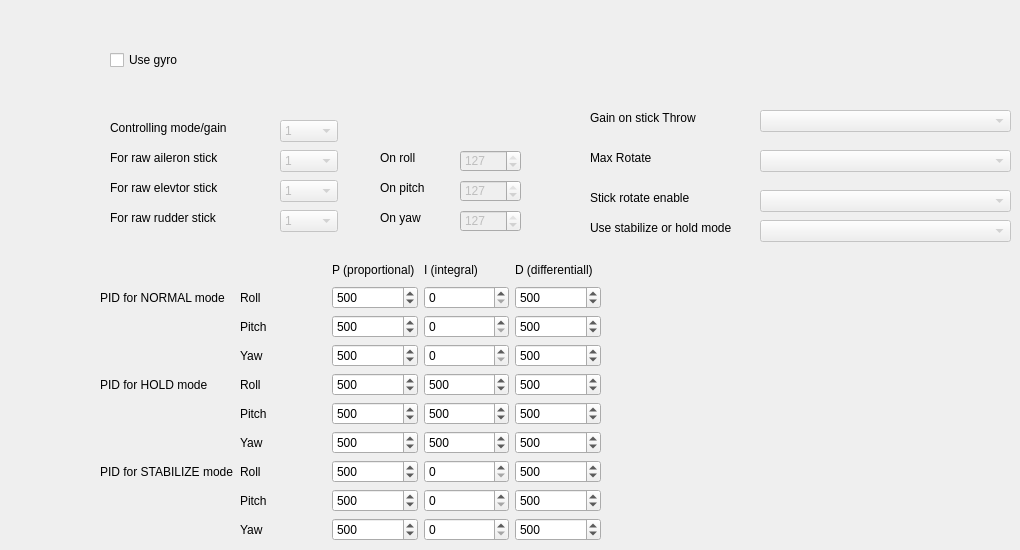
      <widget class="QWidget" name="tab_6">
       <attribute name="title">
        <string>Gyro</string>
       </attribute>
       <widget class="QCheckBox" name="cbGyro">
        <property name="geometry">
         <rect>
          <x>110</x>
          <y>50</y>
          <width>81</width>
          <height>20</height>
         </rect>
        </property>
        <property name="text">
         <string>Use gyro</string>
        </property>
       </widget>
       <widget class="QComboBox" name="comboBoxGyroMode">
        <property name="enabled">
         <bool>false</bool>
        </property>
        <property name="geometry">
         <rect>
          <x>280</x>
          <y>120</y>
          <width>58</width>
          <height>22</height>
         </rect>
        </property>
        <item>
         <property name="text">
          <string>1</string>
         </property>
        </item>
        <item>
         <property name="text">
          <string>2</string>
         </property>
        </item>
        <item>
         <property name="text">
          <string>3</string>
         </property>
        </item>
        <item>
         <property name="text">
          <string>4</string>
         </property>
        </item>
        <item>
         <property name="text">
          <string>5</string>
         </property>
        </item>
        <item>
         <property name="text">
          <string>6</string>
         </property>
        </item>
        <item>
         <property name="text">
          <string>7</string>
         </property>
        </item>
        <item>
         <property name="text">
          <string>8</string>
         </property>
        </item>
        <item>
         <property name="text">
          <string>9</string>
         </property>
        </item>
        <item>
         <property name="text">
          <string>10</string>
         </property>
        </item>
        <item>
         <property name="text">
          <string>11</string>
         </property>
        </item>
        <item>
         <property name="text">
          <string>12</string>
         </property>
        </item>
        <item>
         <property name="text">
          <string>13</string>
         </property>
        </item>
        <item>
         <property name="text">
          <string>14</string>
         </property>
        </item>
        <item>
         <property name="text">
          <string>15</string>
         </property>
        </item>
        <item>
         <property name="text">
          <string>16</string>
         </property>
        </item>
       </widget>
       <widget class="QLabel" name="label_35">
        <property name="geometry">
         <rect>
          <x>110</x>
          <y>120</y>
          <width>161</width>
          <height>16</height>
         </rect>
        </property>
        <property name="text">
         <string>Controlling mode/gain</string>
        </property>
       </widget>
       <widget class="QLabel" name="label_36">
        <property name="geometry">
         <rect>
          <x>110</x>
          <y>150</y>
          <width>161</width>
          <height>16</height>
         </rect>
        </property>
        <property name="text">
         <string>For raw aileron stick</string>
        </property>
       </widget>
       <widget class="QLabel" name="label_37">
        <property name="geometry">
         <rect>
          <x>110</x>
          <y>180</y>
          <width>161</width>
          <height>16</height>
         </rect>
        </property>
        <property name="text">
         <string>For raw elevtor stick</string>
        </property>
       </widget>
       <widget class="QLabel" name="label_38">
        <property name="geometry">
         <rect>
          <x>110</x>
          <y>210</y>
          <width>161</width>
          <height>16</height>
         </rect>
        </property>
        <property name="text">
         <string>For raw rudder stick</string>
        </property>
       </widget>
       <widget class="QComboBox" name="comboBoxGyroAilStick">
        <property name="enabled">
         <bool>false</bool>
        </property>
        <property name="geometry">
         <rect>
          <x>280</x>
          <y>150</y>
          <width>58</width>
          <height>22</height>
         </rect>
        </property>
        <item>
         <property name="text">
          <string>1</string>
         </property>
        </item>
        <item>
         <property name="text">
          <string>2</string>
         </property>
        </item>
        <item>
         <property name="text">
          <string>3</string>
         </property>
        </item>
        <item>
         <property name="text">
          <string>4</string>
         </property>
        </item>
        <item>
         <property name="text">
          <string>5</string>
         </property>
        </item>
        <item>
         <property name="text">
          <string>6</string>
         </property>
        </item>
        <item>
         <property name="text">
          <string>7</string>
         </property>
        </item>
        <item>
         <property name="text">
          <string>8</string>
         </property>
        </item>
        <item>
         <property name="text">
          <string>9</string>
         </property>
        </item>
        <item>
         <property name="text">
          <string>10</string>
         </property>
        </item>
        <item>
         <property name="text">
          <string>11</string>
         </property>
        </item>
        <item>
         <property name="text">
          <string>12</string>
         </property>
        </item>
        <item>
         <property name="text">
          <string>13</string>
         </property>
        </item>
        <item>
         <property name="text">
          <string>14</string>
         </property>
        </item>
        <item>
         <property name="text">
          <string>15</string>
         </property>
        </item>
        <item>
         <property name="text">
          <string>16</string>
         </property>
        </item>
       </widget>
       <widget class="QComboBox" name="comboBoxGyroElvStick">
        <property name="enabled">
         <bool>false</bool>
        </property>
        <property name="geometry">
         <rect>
          <x>280</x>
          <y>180</y>
          <width>58</width>
          <height>22</height>
         </rect>
        </property>
        <item>
         <property name="text">
          <string>1</string>
         </property>
        </item>
        <item>
         <property name="text">
          <string>2</string>
         </property>
        </item>
        <item>
         <property name="text">
          <string>3</string>
         </property>
        </item>
        <item>
         <property name="text">
          <string>4</string>
         </property>
        </item>
        <item>
         <property name="text">
          <string>5</string>
         </property>
        </item>
        <item>
         <property name="text">
          <string>6</string>
         </property>
        </item>
        <item>
         <property name="text">
          <string>7</string>
         </property>
        </item>
        <item>
         <property name="text">
          <string>8</string>
         </property>
        </item>
        <item>
         <property name="text">
          <string>9</string>
         </property>
        </item>
        <item>
         <property name="text">
          <string>10</string>
         </property>
        </item>
        <item>
         <property name="text">
          <string>11</string>
         </property>
        </item>
        <item>
         <property name="text">
          <string>12</string>
         </property>
        </item>
        <item>
         <property name="text">
          <string>13</string>
         </property>
        </item>
        <item>
         <property name="text">
          <string>14</string>
         </property>
        </item>
        <item>
         <property name="text">
          <string>15</string>
         </property>
        </item>
        <item>
         <property name="text">
          <string>16</string>
         </property>
        </item>
       </widget>
       <widget class="QComboBox" name="comboBoxGyroRudStick">
        <property name="enabled">
         <bool>false</bool>
        </property>
        <property name="geometry">
         <rect>
          <x>280</x>
          <y>210</y>
          <width>58</width>
          <height>22</height>
         </rect>
        </property>
        <item>
         <property name="text">
          <string>1</string>
         </property>
        </item>
        <item>
         <property name="text">
          <string>2</string>
         </property>
        </item>
        <item>
         <property name="text">
          <string>3</string>
         </property>
        </item>
        <item>
         <property name="text">
          <string>4</string>
         </property>
        </item>
        <item>
         <property name="text">
          <string>5</string>
         </property>
        </item>
        <item>
         <property name="text">
          <string>6</string>
         </property>
        </item>
        <item>
         <property name="text">
          <string>7</string>
         </property>
        </item>
        <item>
         <property name="text">
          <string>8</string>
         </property>
        </item>
        <item>
         <property name="text">
          <string>9</string>
         </property>
        </item>
        <item>
         <property name="text">
          <string>10</string>
         </property>
        </item>
        <item>
         <property name="text">
          <string>11</string>
         </property>
        </item>
        <item>
         <property name="text">
          <string>12</string>
         </property>
        </item>
        <item>
         <property name="text">
          <string>13</string>
         </property>
        </item>
        <item>
         <property name="text">
          <string>14</string>
         </property>
        </item>
        <item>
         <property name="text">
          <string>15</string>
         </property>
        </item>
        <item>
         <property name="text">
          <string>16</string>
         </property>
        </item>
       </widget>
       <widget class="QLabel" name="label_39">
        <property name="geometry">
         <rect>
          <x>380</x>
          <y>150</y>
          <width>55</width>
          <height>16</height>
         </rect>
        </property>
        <property name="text">
         <string>On roll</string>
        </property>
       </widget>
       <widget class="QLabel" name="label_40">
        <property name="geometry">
         <rect>
          <x>380</x>
          <y>180</y>
          <width>55</width>
          <height>16</height>
         </rect>
        </property>
        <property name="text">
         <string>On pitch</string>
        </property>
       </widget>
       <widget class="QLabel" name="label_41">
        <property name="geometry">
         <rect>
          <x>380</x>
          <y>210</y>
          <width>55</width>
          <height>16</height>
         </rect>
        </property>
        <property name="text">
         <string>On yaw</string>
        </property>
       </widget>
       <widget class="QSpinBox" name="sbGainRoll">
        <property name="enabled">
         <bool>false</bool>
        </property>
        <property name="geometry">
         <rect>
          <x>460</x>
          <y>150</y>
          <width>61</width>
          <height>22</height>
         </rect>
        </property>
        <property name="minimum">
         <number>-127</number>
        </property>
        <property name="maximum">
         <number>127</number>
        </property>
        <property name="value">
         <number>127</number>
        </property>
       </widget>
       <widget class="QSpinBox" name="sbGainPitch">
        <property name="enabled">
         <bool>false</bool>
        </property>
        <property name="geometry">
         <rect>
          <x>460</x>
          <y>180</y>
          <width>61</width>
          <height>22</height>
         </rect>
        </property>
        <property name="minimum">
         <number>-127</number>
        </property>
        <property name="maximum">
         <number>127</number>
        </property>
        <property name="value">
         <number>127</number>
        </property>
       </widget>
       <widget class="QSpinBox" name="sbGainYaw">
        <property name="enabled">
         <bool>false</bool>
        </property>
        <property name="geometry">
         <rect>
          <x>460</x>
          <y>210</y>
          <width>61</width>
          <height>22</height>
         </rect>
        </property>
        <property name="minimum">
         <number>-127</number>
        </property>
        <property name="maximum">
         <number>127</number>
        </property>
        <property name="value">
         <number>127</number>
        </property>
       </widget>
       <widget class="QLabel" name="label_42">
        <property name="geometry">
         <rect>
          <x>590</x>
          <y>110</y>
          <width>131</width>
          <height>16</height>
         </rect>
        </property>
        <property name="text">
         <string>Gain on stick Throw</string>
        </property>
       </widget>
       <widget class="QComboBox" name="comboBoxGyroStickGain">
        <property name="enabled">
         <bool>false</bool>
        </property>
        <property name="geometry">
         <rect>
          <x>760</x>
          <y>110</y>
          <width>251</width>
          <height>22</height>
         </rect>
        </property>
       </widget>
       <widget class="QLabel" name="label_43">
        <property name="geometry">
         <rect>
          <x>590</x>
          <y>150</y>
          <width>111</width>
          <height>16</height>
         </rect>
        </property>
        <property name="text">
         <string>Max Rotate</string>
        </property>
       </widget>
       <widget class="QComboBox" name="comboBoxGyroMaxRotate">
        <property name="enabled">
         <bool>false</bool>
        </property>
        <property name="geometry">
         <rect>
          <x>760</x>
          <y>150</y>
          <width>251</width>
          <height>22</height>
         </rect>
        </property>
       </widget>
       <widget class="QLabel" name="label_44">
        <property name="geometry">
         <rect>
          <x>590</x>
          <y>190</y>
          <width>141</width>
          <height>16</height>
         </rect>
        </property>
        <property name="text">
         <string>Stick rotate enable</string>
        </property>
       </widget>
       <widget class="QComboBox" name="comboBoxGyroStickRotateEnable">
        <property name="enabled">
         <bool>false</bool>
        </property>
        <property name="geometry">
         <rect>
          <x>760</x>
          <y>190</y>
          <width>251</width>
          <height>22</height>
         </rect>
        </property>
       </widget>
       <widget class="QLabel" name="label_45">
        <property name="geometry">
         <rect>
          <x>590</x>
          <y>220</y>
          <width>161</width>
          <height>16</height>
         </rect>
        </property>
        <property name="text">
         <string>Use stabilize or hold mode</string>
        </property>
       </widget>
       <widget class="QComboBox" name="comboBoxGyroStabMode">
        <property name="enabled">
         <bool>false</bool>
        </property>
        <property name="geometry">
         <rect>
          <x>760</x>
          <y>220</y>
          <width>251</width>
          <height>22</height>
         </rect>
        </property>
       </widget>
       <widget class="QWidget" name="layoutWidget">
        <property name="geometry">
         <rect>
          <x>100</x>
          <y>260</y>
          <width>501</width>
          <height>281</height>
         </rect>
        </property>
        <layout class="QGridLayout" name="gridLayout">
         <item row="0" column="2">
          <widget class="QLabel" name="label_60">
           <property name="text">
            <string>P (proportional)</string>
           </property>
          </widget>
         </item>
         <item row="0" column="3">
          <widget class="QLabel" name="label_61">
           <property name="text">
            <string>I (integral)</string>
           </property>
          </widget>
         </item>
         <item row="0" column="4">
          <widget class="QLabel" name="label_62">
           <property name="text">
            <string>D (differentiall)</string>
           </property>
          </widget>
         </item>
         <item row="1" column="0">
          <widget class="QLabel" name="label_18">
           <property name="text">
            <string>PID for NORMAL mode</string>
           </property>
          </widget>
         </item>
         <item row="1" column="1">
          <widget class="QLabel" name="label_51">
           <property name="text">
            <string>Roll</string>
           </property>
           <property name="alignment">
            <set>Qt::AlignLeading|Qt::AlignLeft|Qt::AlignVCenter</set>
           </property>
          </widget>
         </item>
         <item row="1" column="2">
          <widget class="QSpinBox" name="sbPidNormalRollP">
           <property name="maximum">
            <number>2000</number>
           </property>
           <property name="value">
            <number>500</number>
           </property>
          </widget>
         </item>
         <item row="1" column="3">
          <widget class="QSpinBox" name="sbPidNormalRollI">
           <property name="maximum">
            <number>2000</number>
           </property>
          </widget>
         </item>
         <item row="1" column="4">
          <widget class="QSpinBox" name="sbPidNormalRollD">
           <property name="maximum">
            <number>2000</number>
           </property>
           <property name="value">
            <number>500</number>
           </property>
          </widget>
         </item>
         <item row="2" column="1">
          <widget class="QLabel" name="label_52">
           <property name="text">
            <string>Pitch</string>
           </property>
           <property name="alignment">
            <set>Qt::AlignLeading|Qt::AlignLeft|Qt::AlignVCenter</set>
           </property>
          </widget>
         </item>
         <item row="2" column="2">
          <widget class="QSpinBox" name="sbPidNormalPitchP">
           <property name="maximum">
            <number>2000</number>
           </property>
           <property name="value">
            <number>500</number>
           </property>
          </widget>
         </item>
         <item row="2" column="3">
          <widget class="QSpinBox" name="sbPidNormalPitchI">
           <property name="maximum">
            <number>2000</number>
           </property>
          </widget>
         </item>
         <item row="2" column="4">
          <widget class="QSpinBox" name="sbPidNormalPitchD">
           <property name="maximum">
            <number>2000</number>
           </property>
           <property name="value">
            <number>500</number>
           </property>
          </widget>
         </item>
         <item row="3" column="1">
          <widget class="QLabel" name="label_53">
           <property name="text">
            <string>Yaw</string>
           </property>
           <property name="alignment">
            <set>Qt::AlignLeading|Qt::AlignLeft|Qt::AlignVCenter</set>
           </property>
          </widget>
         </item>
         <item row="3" column="2">
          <widget class="QSpinBox" name="sbPidNormalYawP">
           <property name="maximum">
            <number>2000</number>
           </property>
           <property name="value">
            <number>500</number>
           </property>
          </widget>
         </item>
         <item row="3" column="3">
          <widget class="QSpinBox" name="sbPidNormalYawI">
           <property name="maximum">
            <number>2000</number>
           </property>
          </widget>
         </item>
         <item row="3" column="4">
          <widget class="QSpinBox" name="sbPidNormalYawD">
           <property name="maximum">
            <number>2000</number>
           </property>
           <property name="value">
            <number>500</number>
           </property>
          </widget>
         </item>
         <item row="4" column="0">
          <widget class="QLabel" name="label_49">
           <property name="text">
            <string>PID for HOLD mode</string>
           </property>
          </widget>
         </item>
         <item row="4" column="1">
          <widget class="QLabel" name="label_54">
           <property name="text">
            <string>Roll</string>
           </property>
           <property name="alignment">
            <set>Qt::AlignLeading|Qt::AlignLeft|Qt::AlignVCenter</set>
           </property>
          </widget>
         </item>
         <item row="4" column="2">
          <widget class="QSpinBox" name="sbPidHoldRollP">
           <property name="maximum">
            <number>2000</number>
           </property>
           <property name="value">
            <number>500</number>
           </property>
          </widget>
         </item>
         <item row="4" column="3">
          <widget class="QSpinBox" name="sbPidHoldRollI">
           <property name="maximum">
            <number>2000</number>
           </property>
           <property name="value">
            <number>500</number>
           </property>
          </widget>
         </item>
         <item row="4" column="4">
          <widget class="QSpinBox" name="sbPidHoldRollD">
           <property name="maximum">
            <number>2000</number>
           </property>
           <property name="value">
            <number>500</number>
           </property>
          </widget>
         </item>
         <item row="5" column="1">
          <widget class="QLabel" name="label_56">
           <property name="text">
            <string>Pitch</string>
           </property>
           <property name="alignment">
            <set>Qt::AlignLeading|Qt::AlignLeft|Qt::AlignVCenter</set>
           </property>
          </widget>
         </item>
         <item row="5" column="2">
          <widget class="QSpinBox" name="sbPidHoldPitchP">
           <property name="maximum">
            <number>2000</number>
           </property>
           <property name="value">
            <number>500</number>
           </property>
          </widget>
         </item>
         <item row="5" column="3">
          <widget class="QSpinBox" name="sbPidHoldPitchI">
           <property name="maximum">
            <number>2000</number>
           </property>
           <property name="value">
            <number>500</number>
           </property>
          </widget>
         </item>
         <item row="5" column="4">
          <widget class="QSpinBox" name="sbPidHoldPitchD">
           <property name="maximum">
            <number>2000</number>
           </property>
           <property name="value">
            <number>500</number>
           </property>
          </widget>
         </item>
         <item row="6" column="1">
          <widget class="QLabel" name="label_55">
           <property name="text">
            <string>Yaw</string>
           </property>
           <property name="alignment">
            <set>Qt::AlignLeading|Qt::AlignLeft|Qt::AlignVCenter</set>
           </property>
          </widget>
         </item>
         <item row="6" column="2">
          <widget class="QSpinBox" name="sbPidHoldYawP">
           <property name="maximum">
            <number>2000</number>
           </property>
           <property name="value">
            <number>500</number>
           </property>
          </widget>
         </item>
         <item row="6" column="3">
          <widget class="QSpinBox" name="sbPidHoldYawI">
           <property name="maximum">
            <number>2000</number>
           </property>
           <property name="value">
            <number>500</number>
           </property>
          </widget>
         </item>
         <item row="6" column="4">
          <widget class="QSpinBox" name="sbPidHoldYawD">
           <property name="maximum">
            <number>2000</number>
           </property>
           <property name="value">
            <number>500</number>
           </property>
          </widget>
         </item>
         <item row="7" column="0">
          <widget class="QLabel" name="label_50">
           <property name="text">
            <string>PID for STABILIZE mode</string>
           </property>
          </widget>
         </item>
         <item row="7" column="1">
          <widget class="QLabel" name="label_58">
           <property name="text">
            <string>Roll</string>
           </property>
           <property name="alignment">
            <set>Qt::AlignLeading|Qt::AlignLeft|Qt::AlignVCenter</set>
           </property>
          </widget>
         </item>
         <item row="7" column="2">
          <widget class="QSpinBox" name="sbPidStabRollP">
           <property name="maximum">
            <number>2000</number>
           </property>
           <property name="value">
            <number>500</number>
           </property>
          </widget>
         </item>
         <item row="7" column="3">
          <widget class="QSpinBox" name="sbPidStabRollI">
           <property name="maximum">
            <number>2000</number>
           </property>
          </widget>
         </item>
         <item row="7" column="4">
          <widget class="QSpinBox" name="sbPidStabRollD">
           <property name="maximum">
            <number>2000</number>
           </property>
           <property name="value">
            <number>500</number>
           </property>
          </widget>
         </item>
         <item row="8" column="1">
          <widget class="QLabel" name="label_59">
           <property name="text">
            <string>Pitch</string>
           </property>
           <property name="alignment">
            <set>Qt::AlignLeading|Qt::AlignLeft|Qt::AlignVCenter</set>
           </property>
          </widget>
         </item>
         <item row="8" column="2">
          <widget class="QSpinBox" name="sbPidStabPitchP">
           <property name="maximum">
            <number>2000</number>
           </property>
           <property name="value">
            <number>500</number>
           </property>
          </widget>
         </item>
         <item row="8" column="3">
          <widget class="QSpinBox" name="sbPidStabPitchI">
           <property name="maximum">
            <number>2000</number>
           </property>
          </widget>
         </item>
         <item row="8" column="4">
          <widget class="QSpinBox" name="sbPidStabPitchD">
           <property name="maximum">
            <number>2000</number>
           </property>
           <property name="value">
            <number>500</number>
           </property>
          </widget>
         </item>
         <item row="9" column="1">
          <widget class="QLabel" name="label_57">
           <property name="text">
            <string>Yaw</string>
           </property>
           <property name="alignment">
            <set>Qt::AlignLeading|Qt::AlignLeft|Qt::AlignVCenter</set>
           </property>
          </widget>
         </item>
         <item row="9" column="2">
          <widget class="QSpinBox" name="sbPidStabYawP">
           <property name="maximum">
            <number>2000</number>
           </property>
           <property name="value">
            <number>500</number>
           </property>
          </widget>
         </item>
         <item row="9" column="3">
          <widget class="QSpinBox" name="sbPidStabYawI">
           <property name="maximum">
            <number>2000</number>
           </property>
          </widget>
         </item>
         <item row="9" column="4">
          <widget class="QSpinBox" name="sbPidStabYawD">
           <property name="maximum">
            <number>2000</number>
           </property>
           <property name="value">
            <number>500</number>
           </property>
          </widget>
         </item>
        </layout>
       </widget>
      </widget>
